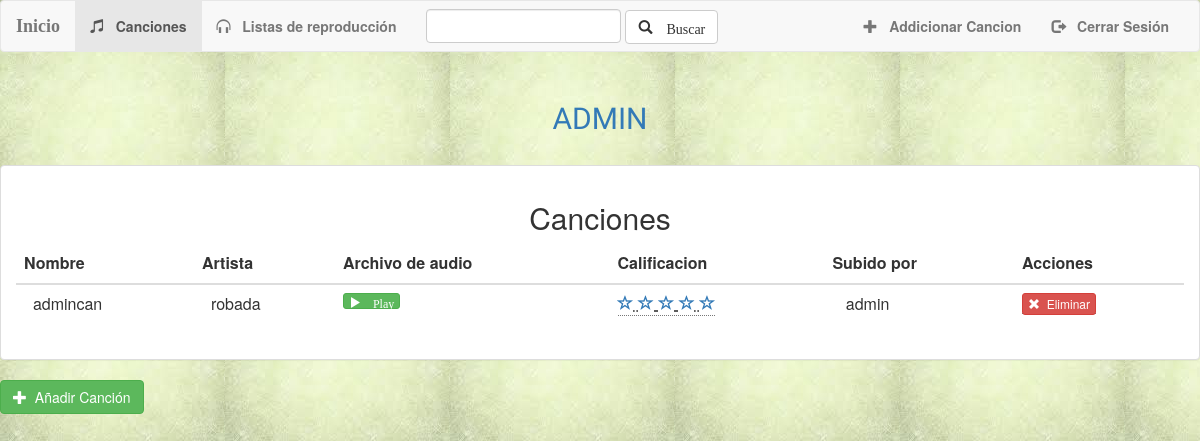
Screenshot of /mymusic/ (signed in) with the database file from the repository.
### MyMusic/models.py (models this page shows, shortened)
class Cancion(models.Model):
    user = models.ForeignKey(User, default=1)
    titulo_cancion=models.CharField(max_length=500)
    artista = models.CharField(max_length=250)
    audio = models.FileField(default='')

### MyMusic/views.py (the view)
def index(request):
    if not request.user.is_authenticated():
        return render(request, 'MyMusic/login_form.html')
    else:
        canciones=Cancion.objects.all()
        canciones_user=Cancion.objects.filter(user=request.user)
        query = request.GET.get("q")
        if query:
            canciones = canciones.filter(Q(titulo_cancion__icontains=query) |  Q(artista__icontains=query)).distinct()
            """
            song_results = song_results.filter(
                Q(song_title__icontains=query)
            ).distinct()
            """
            context={
                'canciones': canciones,
                'username': request.user.username,
            }
            return render(request, 'MyMusic/index.html', context)
        else:
            return render(request, 'MyMusic/index.html', {'canciones': canciones_user, 'username': request.user.username})

### MyMusic/templates/MyMusic/index.html (shortened to what this page needs)
{% extends 'MyMusic/plantilla.html' %}
{% block canciones_active %}active{% endblock %}
{% block body %}
<div class="container-fluid canciones-container">
    <div class="row">
        <div >
            <div class="center-block">
                <ul class="nav text-center" style="margin-bottom: 10px;">
                    <li role="presentation" ><a> <h2 style="font-family: 'Kaushan Script', cursive; text-transform: uppercase;">{{ username }}</h2> </a></li>
                </ul>
            </div>
            {% if canciones %}
            <div class="panel panel-default">
                <div class="panel-body">
                   <h2 class="text-center" style="text-transform: capitalize">canciones</h2>
                    <table class="table">
                        <thead>
                        <tr>
                            <th>Nombre</th>
                            <th>Artista</th>
                            <th>Archivo de audio</th>
                            <th>Calificacion</th>
                            <th>Subido por</th>
                            <th>Acciones</th>
                        </tr>
                        </thead>
                        <tbody>
                        {% for song in canciones %}
                            <tr>
                                <td> &nbsp;&nbsp;{{ song.titulo_cancion }}</td>
                                <td>&nbsp;&nbsp;{{ song.artista }}</td>
                                <td>
                                    <a target="_blank" href="{{ song.audio.url }}">
                                        <button type="button" class="btn btn-success btn-xs ">
                                               <span class="glyphicon glyphicon-play">&nbsp;Play</span>
                                        </button>
                                     </a>
                                </td>
                                <td>
                                    {% if calificacion %}
                                         <abbr title="Gracias por calificar">
                                         {% for i in calificacion %}
                                            <a class="glyphicon glyphicon-star active"></a>
                                        {% endfor %}
                                         </abbr>
                                    {% else %}
                                        <abbr title="Califica esta canción">
                                        {% for i in "cinco" %}
                                           <a href="{% url 'MyMusic:ratin_cancion' forloop.counter song.id %}" class="btn-canciones" >
                                               <span class="glyphicon glyphicon-star-empty"> </span>
                                           </a>
                                        {% endfor %}
                                        </abbr>
                                    {% endif %}
                                </td>
                                <td>
                                   &nbsp;&nbsp; {{ song.user.username }}
                                </td>
                                <td>
                                    {% if song.user.username == username %}
                                    <form action="{% url 'MyMusic:eliminar_cancion' song.id %}" method="post" style="display: inline;">
                                        <abbr title="Eliminar Canción">
                                            <button type="submit" class="btn btn-danger btn-xs   ">
                                                <span class="glyphicon glyphicon-remove"> </span>&nbsp; Eliminar
                                            </button>
                                        </abbr>
                                    </form>
                                    {% endif %}
                                </td>
                            </tr>
                        {% endfor %}
                        </tbody>
                    </table>
                </div>
            </div>
        {% else %}
            <div class="col-centered">
                <h3>No se encontraron canciónes </h3>
            </div>
        {% endif %}
            <div class="col-centered">
                <a href="{% url 'MyMusic:cancion-add' %}">
                    <button type="button" class="btn btn-success">
                        <span class="glyphicon glyphicon-plus"></span>&nbsp; Añadir Canción
                    </button>
                </a>
            </div>
        </div>
    </div>
</div>
{% endblock %}

### MyMusic/static/MyMusic/style.css (style rules this page uses)
body { background: url("images/images2.jpg") ; }
.col-centered { float: none; margin: 0 auto; }

### rows the page displays
Cancion: titulo_cancion "admincan", artista "robada", user.username "admin"

### other values shown
{{ username }} "ADMIN"
